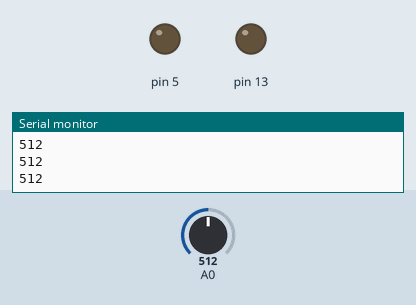
Bench run of a sketch on a simulated Arduino Uno, built with avr-gcc and run on an emulated ATmega328P. On the bench: output pins drawn as LEDs (lit = HIGH), the last lines printed to the serial monitor. Inputs (shaded band) come from the test bench; at power-on: A0 = 512.

Above: at 1.2 s.
1.3 s: A0 set to 161
2.8 s: A0 set to 146
At 3.9 s:
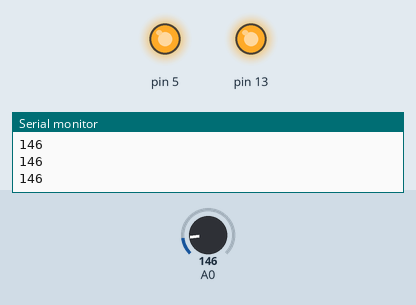
4.3 s: A0 set to 164
At 5.0 s:
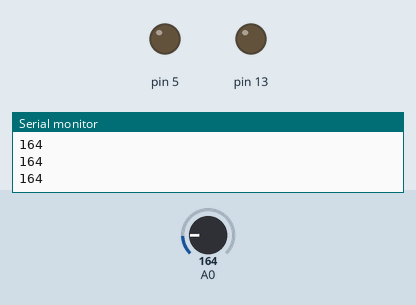
5.8 s: A0 set to 144
At 6.2 s:
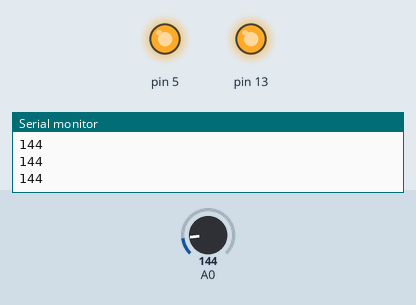
Timing chart, 0 to 8.3 s (numbered marks = the images above; inputs shaded):
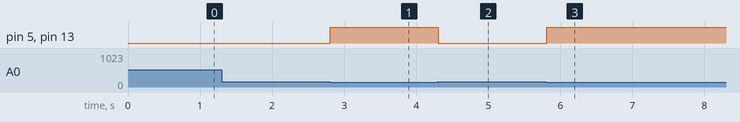

Measured:
- the behaviour switches between 154 and 153 on A0 (found by bisection; images 0 and 1)
- after the input at 2.8 s, pin 5, pin 13: LOW → HIGH at once
- after the input at 4.3 s, pin 5, pin 13: HIGH → LOW at once
- after the input at 5.8 s, pin 5, pin 13: LOW → HIGH at once

The sketch:

Assignment1_code.ino
```cpp
int temp_data=0;
void setup()
{
  pinMode(A0,INPUT);
  Serial.begin(9600);
  pinMode(13,OUTPUT);
  pinMode(5,OUTPUT);
}

void loop()
{
  temp_data=analogRead(A0);
  Serial.println(temp_data);

  if(temp_data<154){
    digitalWrite(13,HIGH);
    digitalWrite(5,HIGH);
   }
  else{
    digitalWrite(13,LOW);
    digitalWrite(5,LOW);
  }
}
```
